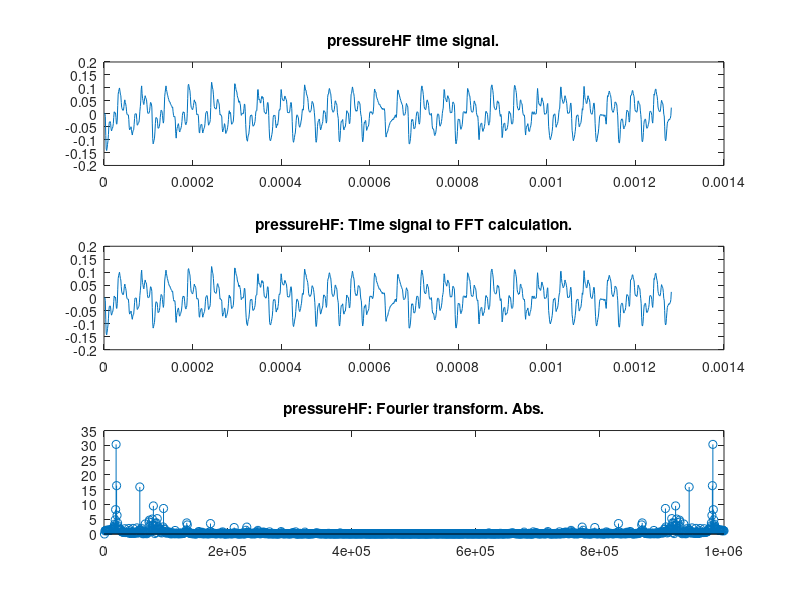

MATLAB code for this plot:
%mducng/SoC/D2/G2touch
%%%%%%%%%%%%%%%%%%%%%%%%%%%%%%%%%%%%%%%%%%%%%%%%%%%%%%%%%%%%%%%%%%%%%%%%%%%
clc;
clear;
close all;
%%%%%%%%%%%%%%%%%%%%%%%%%%%%%%%%%%%%%%%%%%%%%%%%%%%%%%%%%%%%%%%%%%%%%%%%%%%
% load txt file
load EVB1M.txt;
dataraw             = EVB1M;
temp                = size(dataraw);
length_full         = temp(1);
x_full              = dataraw;
%%%%%%%%%%%%%%%%%%%%%%%%%%%%%%%%%%%%%%%%%%%%%%%%%%%%%%%%%%%%%%%%%%%%%%%%%%%
Fs                  = 10^6;  
dt                  = 1/Fs;
t_full              = (0:1:length_full-1)*dt;
%%%%%%%%%%%%%%%%%%%%%%%%%%%%%%%%%%%%%%%%%%%%%%%%%%%%%%%%%%%%%%%%%%%%%%%%%%%
% load pressureHF:
x_pressureHF_raw    = x_full(7506:1:7506+1281-1);
% Substract mean:
x_pressureHF        = x_pressureHF_raw - mean(x_pressureHF_raw);
t_pressureHF        = (1:1:length(x_pressureHF))*dt;
% FFT calculation for pressureHF
Nfft                = length(x_pressureHF);
deltaF              = Fs/Nfft;
tVectors            = (1:Nfft)*dt;
fVectors            = (1:Nfft)*deltaF;
% pressureHF part to FFT calculation
fftpressureHFTem    = fft(x_pressureHF(1:1:Nfft),Nfft);
fftpressureHF       = abs(fftpressureHFTem);
%%%%%%%%%%%%%%%%%%%%%%%%%%%%%%%%%%%%%%%%%%%%%%%%%%%%%%%%%%%%%%%%%%%%%%%%%%%
% plot Full Beacon LF
figure(7);
subplot(3,1,1);
plot(t_pressureHF,x_pressureHF);
title('pressureHF time signal.');
% plot time signal
subplot(3,1,2);
plot(tVectors,x_pressureHF(1:Nfft));
title("pressureHF: Time signal to FFT calculation.");
%axis([0 Nfft*1/Fs 0 1*scale]);
% plot fft output
subplot(3,1,3);
stem(fVectors,fftpressureHF);
title('pressureHF: Fourier transform. Abs.'); 
%axis([0 Fs 0 Nfft/2*scale]);
%axis([0 Fs 0 25]);
%%%%%%%%%%%%%%%%%%%%%%%%%%%%%%%%%%%%%%%%%%%%%%%%%%%%%%%%%%%%%%%%%%%%%%%%%%%